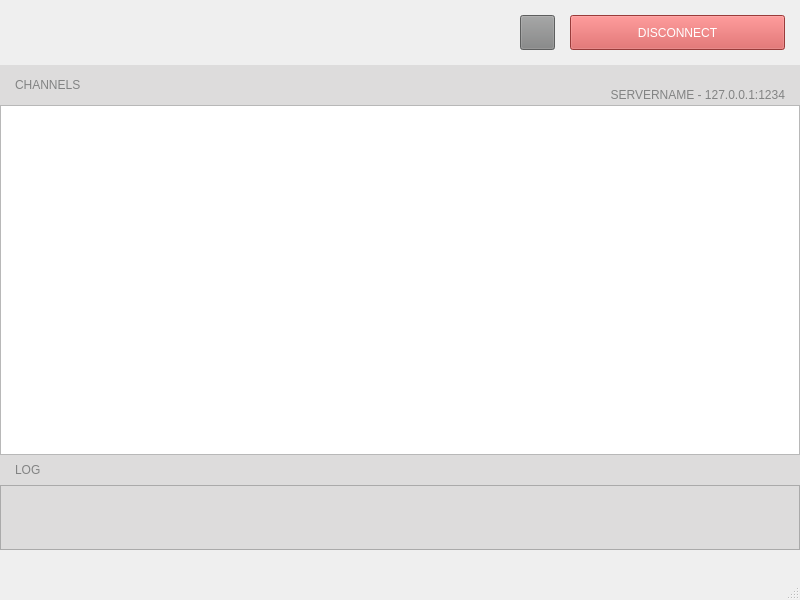
<?xml version="1.0" encoding="UTF-8"?>
<ui version="4.0">
 <class>ChannelList</class>
 <widget class="QMainWindow" name="ChannelList">
  <property name="geometry">
   <rect>
    <x>0</x>
    <y>0</y>
    <width>800</width>
    <height>600</height>
   </rect>
  </property>
  <property name="windowTitle">
   <string>MainWindow</string>
  </property>
  <widget class="QWidget" name="centralwidget">
   <widget class="QWidget" name="widget" native="true">
    <property name="geometry">
     <rect>
      <x>0</x>
      <y>0</y>
      <width>800</width>
      <height>65</height>
     </rect>
    </property>
    <property name="styleSheet">
     <string notr="true">background-image: url(:/res/header-long.jpg);</string>
    </property>
   </widget>
   <widget class="QPushButton" name="pushButton">
    <property name="geometry">
     <rect>
      <x>570</x>
      <y>15</y>
      <width>215</width>
      <height>35</height>
     </rect>
    </property>
    <property name="styleSheet">
     <string notr="true">background-color: rgb(214, 83, 81);
selection-background-color: rgb(0, 156, 134);
color: rgb(255, 255, 255);
border-color: rgba(255, 255, 255, 0);</string>
    </property>
    <property name="text">
     <string>DISCONNECT</string>
    </property>
    <property name="icon">
     <iconset resource="res.qrc">
      <normaloff>:/res/room-icon-03.png</normaloff>:/res/room-icon-03.png</iconset>
    </property>
    <property name="iconSize">
     <size>
      <width>18</width>
      <height>18</height>
     </size>
    </property>
   </widget>
   <widget class="QPushButton" name="pushButton_2">
    <property name="geometry">
     <rect>
      <x>520</x>
      <y>15</y>
      <width>35</width>
      <height>35</height>
     </rect>
    </property>
    <property name="styleSheet">
     <string notr="true">background-color: rgb(130, 131, 131);</string>
    </property>
    <property name="text">
     <string/>
    </property>
    <property name="icon">
     <iconset resource="res.qrc">
      <normaloff>:/res/room-icon-04.png</normaloff>:/res/room-icon-04.png</iconset>
    </property>
    <property name="iconSize">
     <size>
      <width>18</width>
      <height>18</height>
     </size>
    </property>
   </widget>
   <widget class="QWidget" name="widget_2" native="true">
    <property name="geometry">
     <rect>
      <x>0</x>
      <y>65</y>
      <width>800</width>
      <height>40</height>
     </rect>
    </property>
    <property name="styleSheet">
     <string notr="true">background-color: rgb(221, 220, 220);</string>
    </property>
    <widget class="QLabel" name="label">
     <property name="geometry">
      <rect>
       <x>15</x>
       <y>10</y>
       <width>150</width>
       <height>20</height>
      </rect>
     </property>
     <property name="styleSheet">
      <string notr="true">color: rgb(130, 131, 131);
font: 75 13pt &quot;Cantarell&quot;;</string>
     </property>
     <property name="text">
      <string>CHANNELS</string>
     </property>
    </widget>
    <widget class="QLabel" name="label_2">
     <property name="geometry">
      <rect>
       <x>570</x>
       <y>20</y>
       <width>215</width>
       <height>20</height>
      </rect>
     </property>
     <property name="styleSheet">
      <string notr="true">color: rgb(130, 131, 131);
font: 75 9pt &quot;Cantarell&quot;;</string>
     </property>
     <property name="text">
      <string>SERVERNAME - 127.0.0.1:1234</string>
     </property>
     <property name="alignment">
      <set>Qt::AlignRight|Qt::AlignTrailing|Qt::AlignVCenter</set>
     </property>
    </widget>
   </widget>
   <widget class="QTreeView" name="treeView">
    <property name="geometry">
     <rect>
      <x>0</x>
      <y>105</y>
      <width>800</width>
      <height>350</height>
     </rect>
    </property>
   </widget>
   <widget class="QWidget" name="widget_3" native="true">
    <property name="geometry">
     <rect>
      <x>0</x>
      <y>455</y>
      <width>800</width>
      <height>95</height>
     </rect>
    </property>
    <property name="styleSheet">
     <string notr="true">background-color: rgb(221, 220, 220);</string>
    </property>
    <widget class="QListWidget" name="listWidget">
     <property name="geometry">
      <rect>
       <x>0</x>
       <y>30</y>
       <width>800</width>
       <height>65</height>
      </rect>
     </property>
    </widget>
    <widget class="QLabel" name="label_5">
     <property name="geometry">
      <rect>
       <x>15</x>
       <y>5</y>
       <width>66</width>
       <height>20</height>
      </rect>
     </property>
     <property name="styleSheet">
      <string notr="true">color: rgb(130, 131, 131);
font: 75 11pt &quot;Cantarell&quot;;</string>
     </property>
     <property name="text">
      <string>LOG</string>
     </property>
    </widget>
   </widget>
  </widget>
  <widget class="QMenuBar" name="menubar">
   <property name="geometry">
    <rect>
     <x>0</x>
     <y>0</y>
     <width>800</width>
     <height>26</height>
    </rect>
   </property>
  </widget>
  <widget class="QStatusBar" name="statusbar"/>
 </widget>
 <resources>
  <include location="res.qrc"/>
 </resources>
 <connections/>
</ui>
